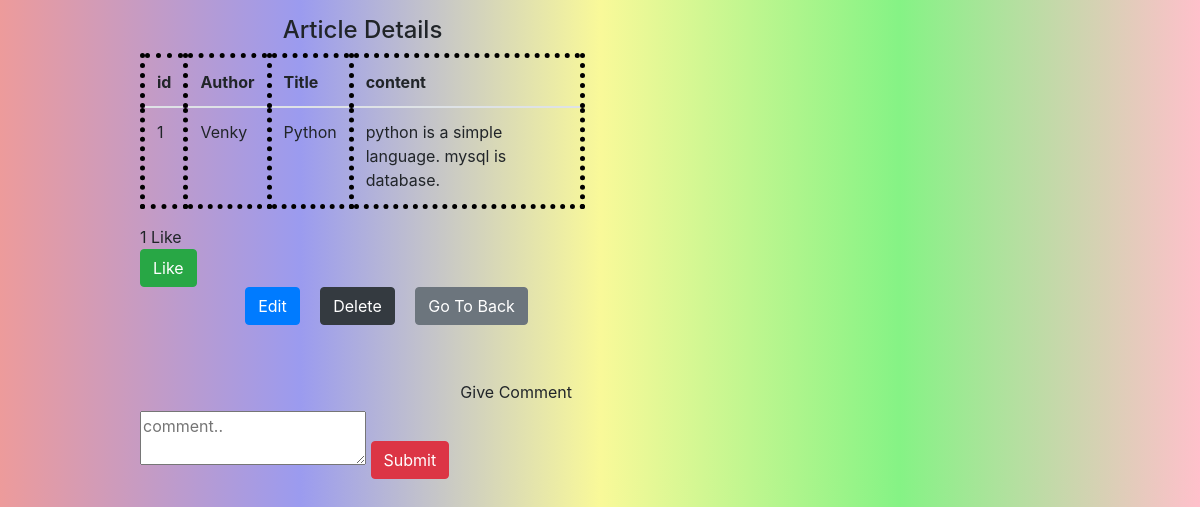
The app's page /1/python with its own data.
### app/models.py (models this page shows, shortened)
class Post(models.Model):
    title = models.CharField(max_length=100)
    slug = models.SlugField(max_length=100)
    author = models.ForeignKey(User, on_delete = models.CASCADE)
    body = models.TextField()
    likes = models.ManyToManyField(User, related_name = 'likes')
    created_date = models.DateField(max_length=50, auto_now_add=True)
    updated_date = models.DateField(max_length=50, auto_now=True)
    def total_likes(self):
        return self.likes.count()

### app/views.py (the view)
# urls.py: path('<id>/<slug>',views.post_detail, name='post_detail'),
def post_detail(request,id,slug):
    post = get_object_or_404(Post, id=id, slug=slug)
    is_liked = False
    if post.likes.filter(id=request.user.id).exists():
        is_liked = True
    context = {
        'post':post,
        'is_liked':is_liked,
        'total_likes':post.total_likes(),
    }
    return render(request,'post_detail.html',context)

### templates/post_detail.html (shortened to what this page needs)
<!DOCTYPE html>
<html lang="en" dir="ltr">
  <head>
    {% include 'cdnlines.html' %}
  </head>
  <body>
    <div class="container">
      <div class="row">
        <div class="offset-md-1 col-md-5 mt-3">
          <h4 class="text-center">Article Details</h4>
        <table class="table">
          <thead>
            <tr><th>id</th><th>Author</th><th>Title</th><th>content</th></tr>
          </thead>
          <tbody>
            <tr>
              <td>{{ post.id  }}</td><td>{{ post.author }}</td>
              <td>{{ post.title }}</td><td>{{ post.body }}</td>
            </tr>
          </tbody>
        </table>
        <div id="likes_section"> {% include 'likes.html' %} </div>
        <center>
          <a href="{% url 'post_edit' id=post.id %}" class="btn btn-primary ml-5 mr-3"> Edit </a>
          <a href="{% url 'delete' id=post.id %}" class="btn btn-dark">Delete</a>
          <a href="{% url 'post_list' %}" class="btn btn-secondary ml-3">Go To Back</a>
        </center><br><br>
       <div class="text-right"> <a href="{% url 'comment' %}" class="btn">Give Comment</a> </div>
       <form method="POST">
          <textarea type="text" name='com' placeholder="comment.." ></textarea>
          <input type="submit" class="btn btn-danger">
        </form>
        </div>
      </div>
    </div>
  </body>
</html>

### templates/post_detail.html (style rules this page uses)
table, th, td { border: 5px dotted black; }
body { background-image:linear-gradient(90deg,#ed9b9b,#9b9bef,#f9f999,#85f385,#ffc0cb); }

### records on screen
Post: id "1", author "Venky", title "Python", body "python is a simple language. mysql is database."

### other values on screen
{{ total_likes }} "1"
